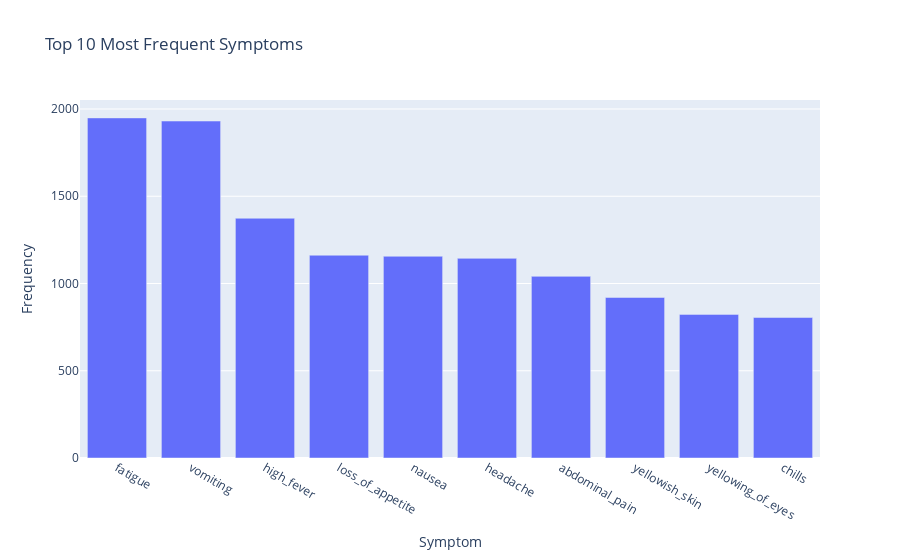

Here is the notebook cell this chart was saved with:
### Code cell
import plotly.express as px

# Assuming data_training contains your dataset

# Calculate the frequency of each symptom
symptom_frequency = data.drop('prognosis', axis=1).sum().sort_values(ascending=False)

# Select the top 10 most frequent symptoms
top_10_symptoms = symptom_frequency.head(10)

# Create a dataframe from the top 10 symptoms
top_10_symptoms_df = top_10_symptoms.reset_index()
top_10_symptoms_df.columns = ['Symptom', 'Frequency']

# Plot the top 10 most frequent symptoms using Plotly Express
fig = px.bar(top_10_symptoms_df, x='Symptom', y='Frequency', title='Top 10 Most Frequent Symptoms')
fig.show()

### Figure 1 — Plotly figure (JSON) as saved in the notebook; plotly's stock layout.template omitted (floating-point values rounded to 4 significant figures)
{"data": [{"alignmentgroup": "True", "hovertemplate": "Symptom=%{x}<br>Frequency=%{y}<extra></extra>", "legendgroup": "", "marker": {"color": "#636efa", "pattern": {"shape": ""}}, "name": "", "offsetgroup": "", "orientation": "v", "showlegend": false, "textposition": "auto", "type": "bar", "x": ["fatigue", "vomiting", "high_fever", "loss_of_appetite", "nausea", "headache", "abdominal_pain", "yellowish_skin", "yellowing_of_eyes", "chills"], "xaxis": "x", "y": [1949, 1931, 1374, 1162, 1156, 1144, 1041, 920, 823, 805], "yaxis": "y"}], "layout": {"barmode": "relative", "legend": {"tracegroupgap": 0}, "title": {"text": "Top 10 Most Frequent Symptoms"}, "xaxis": {"anchor": "y", "domain": [0, 1], "title": {"text": "Symptom"}}, "yaxis": {"anchor": "x", "domain": [0, 1], "title": {"text": "Frequency"}}}}
